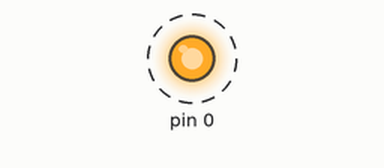
The program below on a simulated Arduino Uno, built with avr-gcc and run on an emulated ATmega328P. Parts: output pins drawn as LEDs (lit = HIGH). Dashed ring = blinking.

Above: at 0.05 s.
Timing chart, 0 to 3.0 s (numbered marks = the images above):
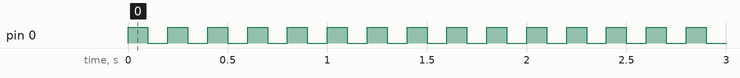

The program:

main.cpp
```cpp
#include <Arduino.h>

/* =====================================================================
 *  Parpadeo simple del pin PC0  -  CH32V003F4P6
 *
 *  Compilar:  pio run
 *  Grabar:    pio run -t upload
 *
 *  Solo se toca PC0. No se configura ningún otro pin.
 *
 *  NOTA: el LED rojo de la PCB NO esta en PC0. Esta en PD1 y comparte
 *  pin con SWIO, por lo que no se puede usar como GPIO normal sin
 *  desactivar la depuracion (ver extras/led_rojo_pd1.cpp).
 * ===================================================================== */

#define LED_PIN   PC0     /* pin que parpadea                        */
#define T_ON_MS   100     /* tiempo encendido                        */
#define T_OFF_MS  100     /* tiempo apagado                          */

void setup()
{
    pinMode(LED_PIN, OUTPUT);
    digitalWrite(LED_PIN, LOW);      /* empezamos apagado */
}

void loop()
{
    digitalWrite(LED_PIN, HIGH);
    delay(T_ON_MS);
    digitalWrite(LED_PIN, LOW);
    delay(T_OFF_MS);
}
```

Measured:
- by itself, pin 0: alternates HIGH for 0.10 s and LOW for 0.10 s
